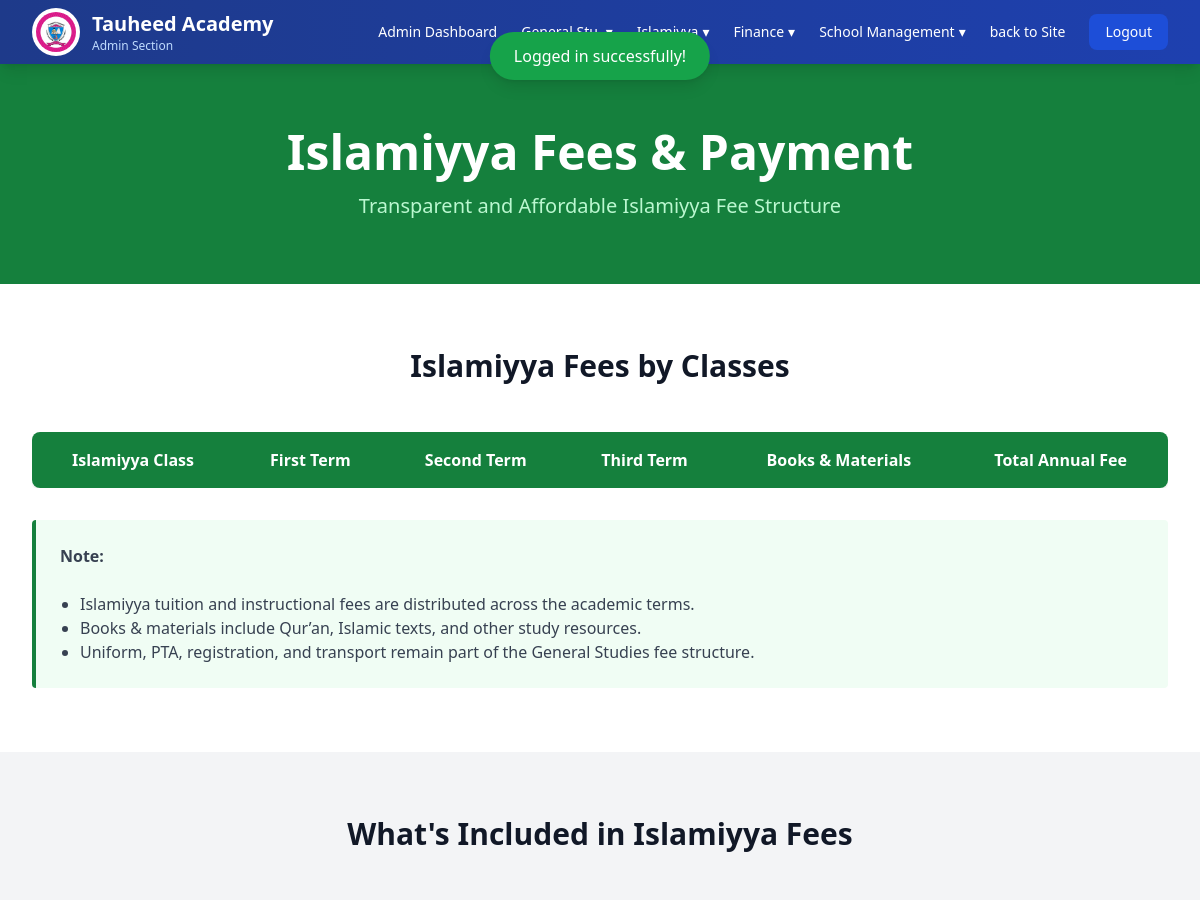
Page /pages/admin/fees/islamiyya-fees.php (signed in, upper part) on the earlier database version.
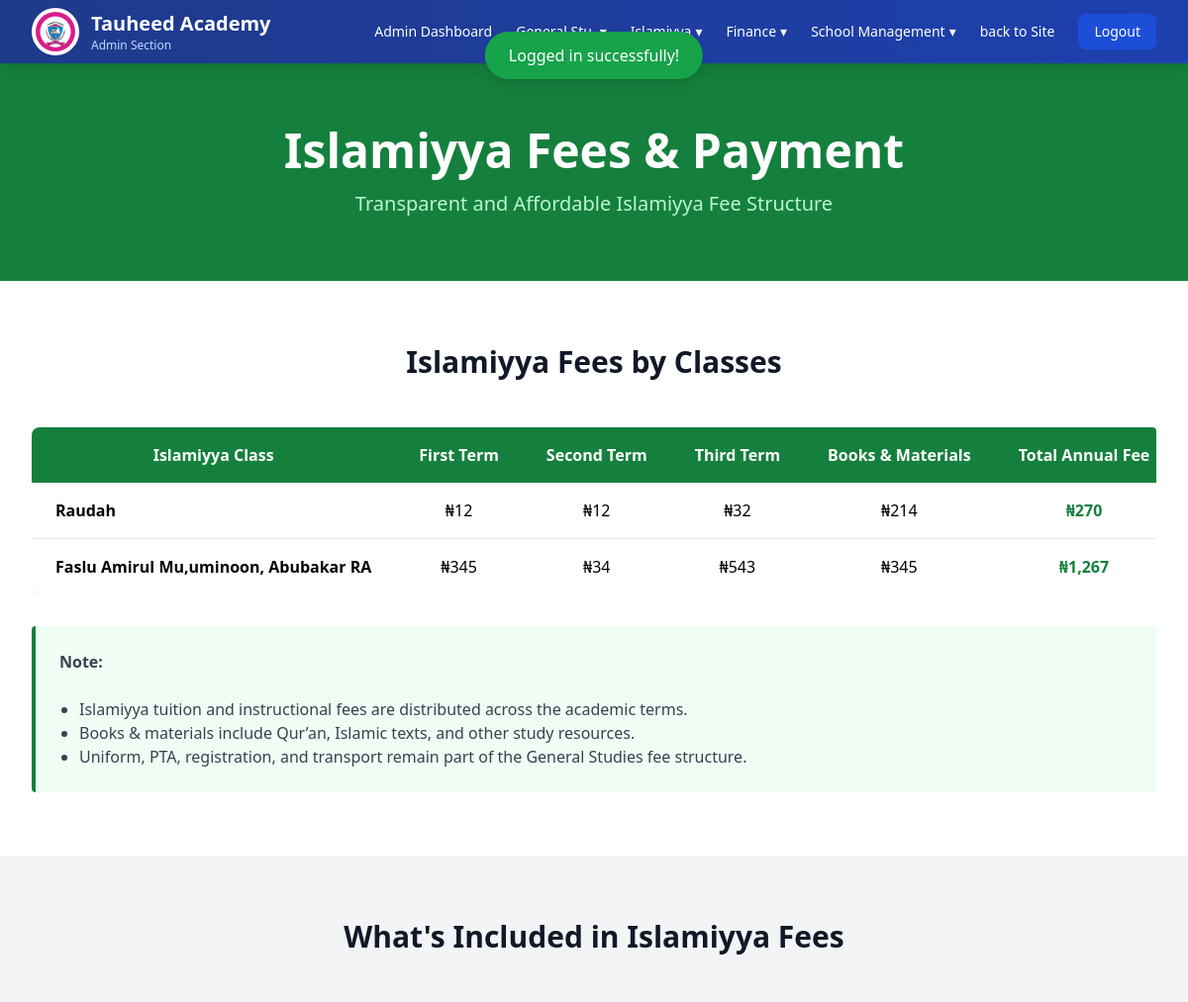
Same page on the later database version.
### tables this page shows
CREATE TABLE `schools` (
  `id` int(11) NOT NULL,
  `name` varchar(150) NOT NULL,
  `motto` varchar(255) DEFAULT NULL,
  `address` varchar(255) DEFAULT NULL,
  `phone` varchar(20) DEFAULT NULL,
  `email` varchar(100) DEFAULT NULL,
  `about_message` text DEFAULT NULL,
  `welcome_message` text DEFAULT NULL,
  `whatsapp_number` varchar(20) DEFAULT NULL,
  `facebook` varchar(255) DEFAULT NULL,
  `twitter` varchar(255) DEFAULT NULL,
  `instagram` varchar(255) DEFAULT NULL,
  `admission_number_format` varchar(255) DEFAULT NULL,
  `admission_number_format_description` varchar(255) DEFAULT NULL,
  `created_at` timestamp NOT NULL DEFAULT current_timestamp(),
  `deleted_at` datetime DEFAULT NULL,
  `updated_at` timestamp NOT NULL DEFAULT current_timestamp() ON UPDATE current_timestamp()
);

CREATE TABLE `islamiyya_fees` (
  `id` int(11) NOT NULL,
  `islamiyya_class_id` int(11) NOT NULL,
  `first_term` decimal(10,2) DEFAULT NULL,
  `second_term` decimal(10,2) DEFAULT NULL,
  `third_term` decimal(10,2) DEFAULT NULL,
  `materials` decimal(10,2) DEFAULT NULL,
  `created_at` timestamp NOT NULL DEFAULT current_timestamp(),
  `deleted_at` datetime DEFAULT NULL,
  `updated_at` timestamp NOT NULL DEFAULT current_timestamp() ON UPDATE current_timestamp()
);

CREATE TABLE `islamiyya_classes` (
  `id` int(11) NOT NULL,
  `section_id` int(11) NOT NULL,
  `name` varchar(100) NOT NULL,
  `level` int(11) NOT NULL,
  `created_at` timestamp NOT NULL DEFAULT current_timestamp(),
  `deleted_at` datetime DEFAULT NULL,
  `updated_at` timestamp NOT NULL DEFAULT current_timestamp() ON UPDATE current_timestamp()
);

### routes/functions.php (called while the page is built, shortened)
<?php
include(__DIR__ .  '/./web.php');
function route($name)
{
    global $routes, $baseUrl;
    if (isset($routes[$name])) {
        return $routes[$name]['url'];
    }
    return $baseUrl . "/index.php";
}
function asset($path)
{
    return "/tauheed-academy-project/static/" . $path;
}

### routes/web.php (called while the page is built, shortened)
<?php
$protocol = (!empty($_SERVER['HTTPS']) && $_SERVER['HTTPS'] !== 'off') ? "https" : "http";
$host = $_SERVER['HTTP_HOST'];
if ($host === 'localhost' || preg_match('/^192\.168\./', $host)) {
    $baseUrl = $protocol . "://" . $host . "/tauheed-academy-project";
} else {
    $baseUrl = $protocol . "://" . $host;
}

### pages/admin/fees/islamiyya-fees.php (the view, shortened to what this page needs)
<?php
include(__DIR__ .  '/../../../includes/header.php');
$stmt = $pdo->prepare("
    SELECT
        ic.name AS class_name,
        islamiyya_fees.*,
        (
            COALESCE(islamiyya_fees.first_term,0) +
            COALESCE(islamiyya_fees.second_term,0) +
            COALESCE(islamiyya_fees.third_term,0) +
            COALESCE(islamiyya_fees.materials,0)
        ) AS total
    FROM islamiyya_fees
    LEFT JOIN islamiyya_classes ic
        ON islamiyya_fees.islamiyya_class_id = ic.id
    ORDER BY ic.level ASC
");
$stmt->execute();
$islamiyyaFees = $stmt->fetchAll(PDO::FETCH_ASSOC);
?>
<body class="bg-gray-50">
    <?php include(__DIR__ . "/../includes/admins-section-nav.php") ?>
    <section class="bg-green-700 text-white py-16">
        <div class="max-w-7xl mx-auto px-4 sm:px-6 lg:px-8 text-center">
            <h1 class="text-4xl md:text-5xl font-bold mb-4">Islamiyya Fees & Payment</h1>
            <p class="text-xl text-green-200">Transparent and Affordable Islamiyya Fee Structure</p>
        </div>
    </section>
    <section class="py-16 bg-white">
        <div class="max-w-7xl mx-auto px-4 sm:px-6 lg:px-8">
            <h2 class="text-3xl font-bold text-center text-gray-900 mb-12">Islamiyya Fees by Classes</h2>
            <div class="overflow-x-auto rounded">
                <table class="w-full bg-white shadow-lg rounded-lg overflow-hidden">
                    <thead class="bg-green-700 text-white">
                        <tr>
                            <th class="px-6 py-4 text-center">Islamiyya Class</th>
                            <th class="px-6 py-4 text-center">First Term</th>
                            <th class="px-6 py-4 text-center">Second Term</th>
                            <th class="px-6 py-4 text-center">Third Term</th>
                            <th class="px-6 py-4 text-center">Books & Materials</th>
                            <th class="px-6 py-4 text-center">Total Annual Fee</th>
                        </tr>
                    </thead>
                    <tbody class="divide-y divide-gray-200">
                        <?php foreach ($islamiyyaFees as $fee): ?>
                            <tr class="hover:bg-gray-50">
                                <td class="px-6 py-4 font-semibold"><?= $fee['class_name'] ?></td>
                                <td class="px-6 py-4 text-center">₦<?= number_format($fee['first_term']) ?></td>
                                <td class="px-6 py-4 text-center">₦<?= number_format($fee['second_term']) ?></td>
                                <td class="px-6 py-4 text-center">₦<?= number_format($fee['third_term']) ?></td>
                                <td class="px-6 py-4 text-center">₦<?= number_format($fee['materials']) ?></td>
                                <td class="px-6 py-4 text-center font-bold text-green-700">₦<?= number_format($fee['total']) ?></td>
                            </tr>
                        <?php endforeach ?>
                    </tbody>
                </table>
            </div>
            <div class="mt-8 bg-green-50 border-l-4 border-green-700 p-6 rounded">
                <p class="text-gray-700"><strong>Note: </strong></p>
                <br>
                <ul class="text-gray-700 list-disc pl-5">
                    <li>Islamiyya tuition and instructional fees are distributed across the academic terms.</li>
                    <li>Books & materials include Qur’an, Islamic texts, and other study resources.</li>
                    <li>Uniform, PTA, registration, and transport remain part of the General Studies fee structure.</li>
                </ul>
            </div>
        </div>
    </section>
    <section class="py-16 bg-gray-100">
        <div class="max-w-7xl mx-auto px-4 sm:px-6 lg:px-8">
            <h2 class="text-3xl font-bold text-center text-gray-900 mb-12">What's Included in Islamiyya Fees</h2>
        </div>
    </section>
</body>
</html>

### includes/header.php (shortened to what this page needs)
<?php
include(__DIR__ .  '/../routes/functions.php');
$stmt = $pdo->prepare('SELECT * FROM schools ORDER BY created_at ASC LIMIT 1');
$stmt->execute();
$school = $stmt->fetch(PDO::FETCH_ASSOC);
?>
<!DOCTYPE html>
<html lang="en">
<head>
    <script src="https://cdn.tailwindcss.com"></script>
    <link rel="stylesheet" href="https://cdnjs.cloudflare.com/ajax/libs/font-awesome/6.5.1/css/all.min.css">
    <link href="https://cdn.jsdelivr.net/npm/tom-select/dist/css/tom-select.css" rel="stylesheet">
</head>
<?php
include(__DIR__ . '/./components/success-notification.php');
?>

### includes/components/success-notification.php (shortened to what this page needs)
<?php if (isset($_SESSION['success'])): ?>
    <div id="successAlert"
        class="fixed top-4 left-1/2 transform -translate-x-1/2 mt-4 px-6 py-3 bg-green-600 text-white rounded-full shadow-lg opacity-0 translate-y-[-100%] transition-all duration-500 ease-in-out z-[9999]">
        <?= htmlspecialchars($_SESSION['success']); ?>
    </div>
<?php endif; ?>

### pages/admin/includes/admins-section-nav.php (shortened to what this page needs)
<nav class="bg-gradient-to-r from-blue-900 to-blue-800 text-white sticky top-0 z-50 shadow-lg">
    <div class="max-w-7xl mx-auto px-4 sm:px-6 lg:px-8">
        <div class="flex justify-between items-center h-16">
            <div class="flex items-center gap-3">
                <img src="<?= asset('images/logo.png') ?>" alt="School Logo" class="h-12 w-12 rounded-full bg-white p-1">
                <div>
                    <h1 class="text-xl font-bold"><?= $school['name'] ?? 'Tauheed Academy' ?></h1>
                    <p class="text-xs text-blue-200">Admin Section</p>
                </div>
            </div>
            <div class="hidden md:flex items-center gap-6  text-sm">
                <a href="<?= route('admin-section'); ?>" class="hover:text-blue-300 transition">Admin Dashboard</a>
                <div class="relative group">
                    <div class="hover:text-blue-300 transition flex items-center gap-1">
                        <span class="text-sm">▾</span>
                    </div>
                </div>
                <div class="relative group">
                    <div class="hover:text-blue-300 transition flex items-center gap-1">
                        <span class="text-sm">▾</span>
                    </div>
                </div>
                <div class="relative group">
                    <div class="hover:text-blue-300 transition flex items-center gap-1">
                        Finance
                        <span class="text-sm">▾</span>
                    </div>
                </div>
                <div class="relative group">
                    <div class="hover:text-blue-300 transition flex items-center gap-1">
                        School Management
                        <span class="text-sm">▾</span>
                    </div>
                </div>
                <a href="<?= route('home') ?>" class="hover:text-blue-300 transition">back to Site</a>
                <a href="<?= route('logout') ?>"> <button class="bg-blue-700 hover:bg-blue-800 px-4 py-2 rounded-lg transition">Logout</button></a>
            </div>
        </div>
    </div>
</nav>

### includes/header.php (style rules this page uses)
table { white-space: nowrap; overflow-wrap: normal; word-break: normal; }

Differences in the rows shown:
added islamiyya_fees: islamiyya_class.name "Raudah", first_term "12", second_term "12", third_term "32", materials "214", total "270"
added islamiyya_fees: islamiyya_class.name "Faslu Amirul Mu,uminoon, Abubakar RA", first_term "345", second_term "34", third_term "543", materials "345", total "1,267"
